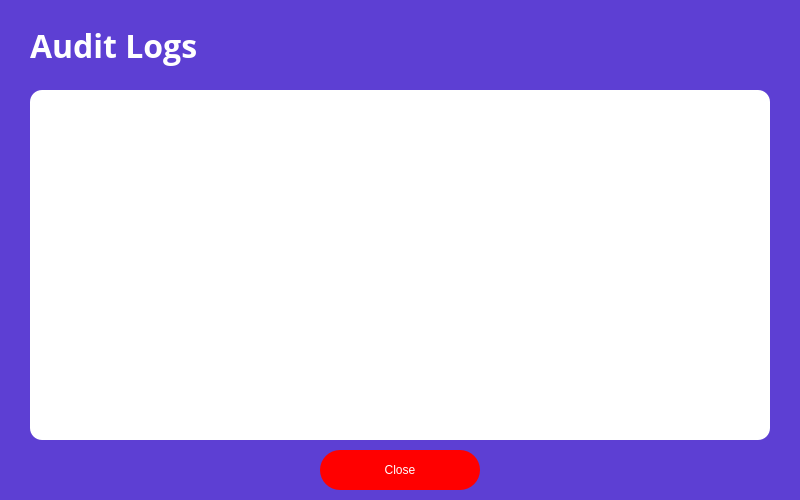
<?xml version="1.0" encoding="UTF-8"?>
<ui version="4.0">
 <class>AuditLogWindow</class>
 <widget class="QDialog" name="AuditLogWindow">
  <property name="geometry">
   <rect>
    <x>0</x>
    <y>0</y>
    <width>800</width>
    <height>500</height>
   </rect>
  </property>
  <property name="windowTitle">
   <string>Audit Logs</string>
  </property>
  <property name="styleSheet">
   <string notr="true">background-color: rgb(93, 63, 211);</string>
  </property>
  <widget class="QLabel" name="titleLabel">
   <property name="geometry">
    <rect>
     <x>30</x>
     <y>20</y>
     <width>740</width>
     <height>50</height>
    </rect>
   </property>
   <property name="font">
    <font>
     <family>Open Sans</family>
     <pointsize>24</pointsize>
     <bold>true</bold>
    </font>
   </property>
   <property name="styleSheet">
    <string notr="true">color: rgb(255, 255, 255);</string>
   </property>
   <property name="text">
    <string>Audit Logs</string>
   </property>
  </widget>
  <widget class="QTableWidget" name="logTable">
   <property name="geometry">
    <rect>
     <x>30</x>
     <y>90</y>
     <width>740</width>
     <height>350</height>
    </rect>
   </property>
   <property name="styleSheet">
    <string notr="true">
    background-color: rgb(255,255,255);
    color: rgb(0,0,0);
    border-radius: 12px;
    font: 700 12pt &quot;Open Sans&quot;;
    </string>
   </property>
  </widget>
  <widget class="QPushButton" name="closeButton">
   <property name="geometry">
    <rect>
     <x>320</x>
     <y>450</y>
     <width>160</width>
     <height>40</height>
    </rect>
   </property>
   <property name="cursor">
    <cursorShape>PointingHandCursor</cursorShape>
   </property>
   <property name="styleSheet">
    <string notr="true">
    border-radius: 20px;
    font: 700 14pt &quot;Open Sans&quot;;
    background-color: red;
    color: rgb(255,255,255);
    </string>
   </property>
   <property name="text">
    <string>Close</string>
   </property>
  </widget>
 </widget>
 <resources/>
 <connections/>
</ui>
